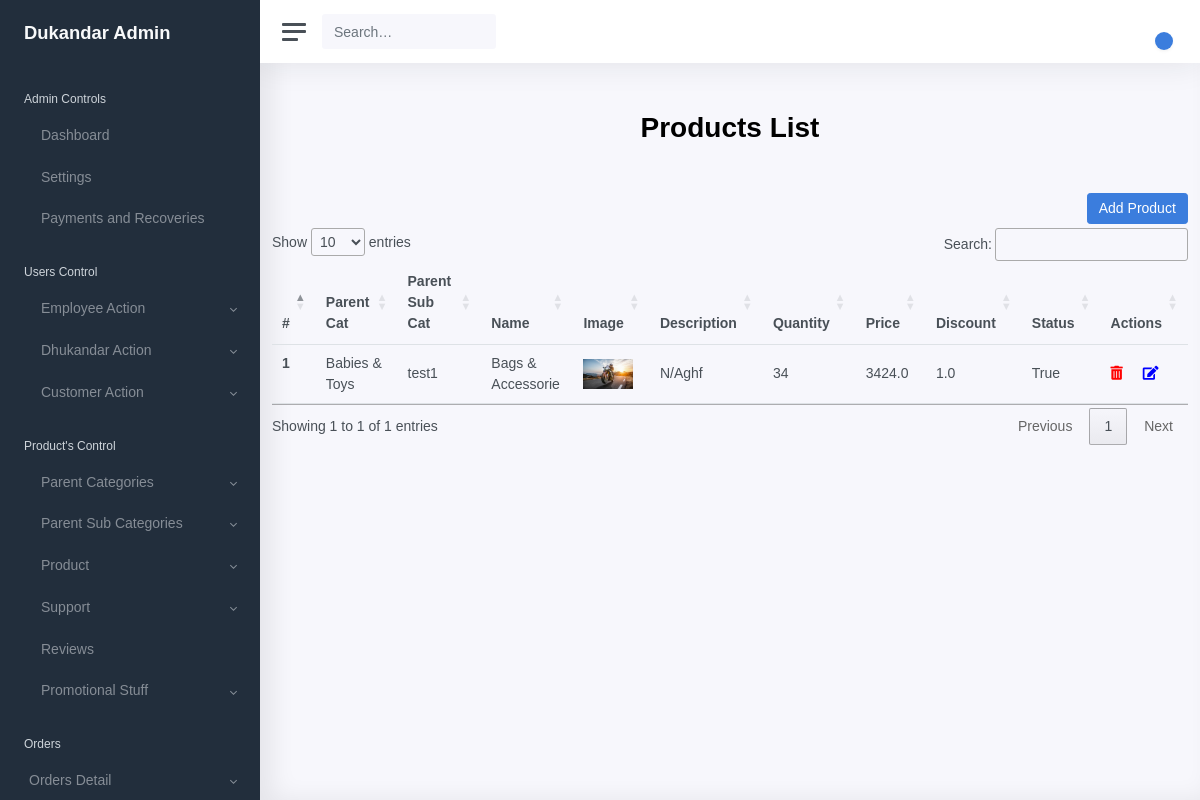
Before: /product/lists with the older database file.
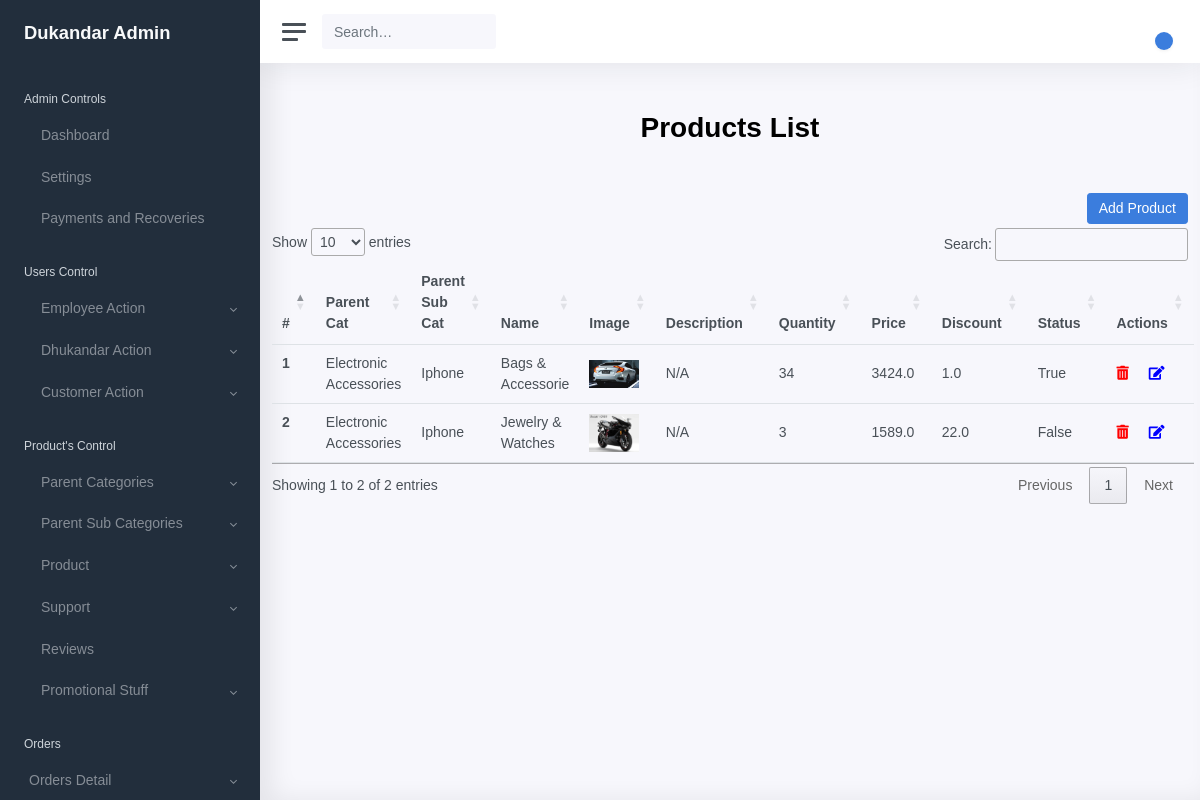
After: the same page with the newer database file.
### shopkeeper/models/models.py (models this page shows, shortened)
class Product(models.Model):
    parent = models.ForeignKey(ParentCategory,
                               on_delete=models.CASCADE,
                               null=True)
    sub_cat = models.ForeignKey(SubCategory,
                                on_delete=models.CASCADE,
                                null=True)
    name = models.CharField(max_length=255, null=False)
    image = models.ImageField(upload_to='product/category/sub')
    description = models.TextField()
    quantity = models.IntegerField(default=0)
    price = models.FloatField(default=0.0)
    discount = models.FloatField(default=0.0)
    is_active = models.BooleanField(default=True)

class ParentCategory(models.Model):
    name = models.CharField(max_length=100, null=False)
    description = models.TextField(null=True)
    meta_keywords = models.CharField(max_length=255, null=True)
    meta_description = models.CharField(max_length=255, null=True)
    image = models.ImageField(upload_to='product/category/parent')
    category_for = models.CharField(choices=CATEGORY_FOR_CHOICES,
                                    max_length=7,
                                    default='RETAIL')
    is_active = models.BooleanField(default=False)

class SubCategory(models.Model):
    parent = models.ForeignKey(ParentCategory,
                               on_delete=models.CASCADE,
                               null=True)
    name = models.CharField(max_length=100, null=False)
    description = models.TextField(null=True)
    meta_keywords = models.CharField(max_length=255, null=True)
    meta_description = models.CharField(max_length=255, null=True)
    image = models.ImageField(upload_to='product/category/sub')
    is_active = models.BooleanField(default=False)

### shopkeeper/views.py (the view)
# urls.py: path('product/lists', productList, name='product_ist'),
def productList(request):
    products_list =Product.objects.all()
    context={
        'products_list':products_list
    }
    return render(request, 'shopkeeper/product/list.html', context)

### shopkeeper/templates/shopkeeper/product/list.html (shortened to what this page needs)
{% extends 'shopkeeper/base/base.html' %}
{% load static %}
{% block content %}
<div class="container">
        <h1 class="text-center mt-5 mb-5 font-weight-bold">Products List</h1>
        <div class="row">
          <div class="col-12">
            <a type="submit" href="{% url 'product_setup' %}" class="btn btn-primary float-right mb-1" name="employee">Add
                Product</a>
              <table class="table" id="table_id">
                <thead class="thead-dark">
                <tr>
                    <th scope="col">#</th>
                    <th scope="col">Parent Cat</th>
                    <th scope="col">Parent Sub Cat</th>
                    <th scope="col">Name</th>
                    <th scope="col">Image</th>
                    <th scope="col">Description</th>
                    <th scope="col">Quantity</th>
                    <th scope="col">Price</th>
                     <th scope="col">Discount</th>
                     <th scope="col">Status</th>
                     <th scope="col">Actions</th>
                </tr>
                </thead>
                <tbody>
                {% for prod in products_list %}
                    <tr>
                        <th scope="row">{{ forloop.counter }}</th>
                        <td>{{ prod.parent.name }}</td>
                        <td>{{ prod.sub_cat.name }}</td>
                        <td>{{ prod.name }}</td>
                        <td>{% if prod.image %}
                            <img src="{{ prod.image.url }}" alt="{{ prod.name }}" width="50">
                            {% else %}
                            {{ prod.image }}
                            {% endif %}
                        </td>
                        <td>{{ prod.description }}</td>
                        <td>{{ prod.quantity }}</td>
                        <td>{{ prod.price }}</td>
                        <td>{{ prod.discount }}</td>
                         <td>{{ prod.is_active }}</td>
                    <td>
                        <a href="{% url 'product_delete' prod.id %}" class="mr-3" data-toggle="tooltip" title="Hooray!"> <i class="fas fa-trash-alt"  style="color:red;"></i></a>
                        <a href="{% url 'product_update'  prod.id %}">  <i class="fas fa-edit" style="color:blue;"></i></a>
                    </td>
                    </tr>
                {% endfor %}
                </tbody>
            </table>
          </div>
        </div>
      </div>
{% endblock %}

### shopkeeper/templates/shopkeeper/base/base.html (shortened to what this page needs)
<!DOCTYPE html>
<html lang="en">
<head>
  {% load static %}
  <link href="https://cdn.jsdelivr.net/npm/bootstrap@5.0.1/dist/css/bootstrap.min.css" rel="stylesheet">
  <link rel="stylesheet" href="https://pro.fontawesome.com/releases/v5.10.0/css/all.css" />
  <link href="{% static 'css/app.css' %}" rel="stylesheet">
  <link href="https://cdn.datatables.net/1.11.0/css/jquery.dataTables.min.css" rel="stylesheet">
  <link href="https://cdn.datatables.net/buttons/2.0.0/css/buttons.dataTables.min.css" rel="stylesheet">
    <link rel="stylesheet" href="https://pro.fontawesome.com/releases/v5.10.0/css/all.css"
/>
</head>
<body>
  <div class="wrapper">
  {% include 'shopkeeper/base/header.html' %}
    <div class="main">
      {% include 'shopkeeper/base/topNav.html' %}
       {% block content %}
        {% endblock %}
    </div>
  </div>
</body>
</html>

### shopkeeper/templates/shopkeeper/base/header.html (shortened to what this page needs)
<nav id="sidebar" class="sidebar">
    <div class="sidebar-content js-simplebar" style="">
        <a class="sidebar-brand" href="">
            <span class="align-middle">Dukandar Admin</span>
        </a>
        <ul class="sidebar-nav">
            <li class="sidebar-header">
                Admin Controls
            </li>
            <li class="sidebar-item ">
                <a class="sidebar-link" href="/">
                     <span class="align-middle">Dashboard</span>
                </a>
            </li>
            <li class="sidebar-item">
                <a class="sidebar-link" href="{% url 'parent_category_setup' %}">
                     <span class="align-middle">Settings</span>
                </a>
            </li>
            <li class="sidebar-item">
                <a class="sidebar-link" href="/payments/admin/dashboard/">
                     <span class="align-middle">Payments and Recoveries</span>
                </a>
            </li>
            <li class="sidebar-header">
                Users Control
            </li>
            <li class="sidebar-item" id="employee_page">
                <a data-target="#employee_control" data-toggle="collapse" class="sidebar-link collapsed">
                     <span
                        class="align-middle">Employee Action</span>
                </a>
            </li>
             <li class="sidebar-item" id="dukandar_page">
                <a data-target="#dukandar_control" data-toggle="collapse" class="sidebar-link collapsed">
                     <span
                        class="align-middle">Dhukandar Action</span>
                </a>
            </li>
             <li class="sidebar-item" id="customer_page">
                <a data-target="#customer_control" data-toggle="collapse" class="sidebar-link collapsed">
                     <span
                        class="align-middle">Customer Action</span>
                </a>
            </li>
            <li class="sidebar-header active" id ="product_tabs">
                Product's Control
            </li>
            <li class="sidebar-item">
                <a data-target="#ui_parent" data-toggle="collapse" class="sidebar-link collapsed">
                     <span class="align-middle">Parent Categories</span>
                </a>
            <li class="sidebar-item">
                <a data-target="#ui_parent_sub" data-toggle="collapse" class="sidebar-link collapsed">
                     <span class="align-middle">Parent Sub Categories</span>
                </a>
            </li>
            <li class="sidebar-item">
                <a data-target="#ui_prd" data-toggle="collapse" class="sidebar-link collapsed">
                     <span class="align-middle">Product</span>
                </a>
            </li>
            <li class="sidebar-item">
                <a data-target="#ui_support" data-toggle="collapse" class="sidebar-link collapsed">
                    <span class="align-middle">Support</span>
                </a>
            </li>
            <li class="sidebar-item">
                <a class="sidebar-link" href="">
                     <span class="align-middle">Reviews</span>
                </a>
            </li>
            <li class="sidebar-item">
                <a data-target="#ui_promotion" data-toggle="collapse" class="sidebar-link collapsed">
                    <span class="align-middle">Promotional Stuff</span>
                </a>
            </li>
              <li class="sidebar-header">
               Orders
            </li>
            <li class="sidebar-item " id="order_page">
                <a data-target="#order_list" data-toggle="collapse" class="sidebar-link collapsed">
                    <span
                        class="align-middle">Orders Detail</span>
                </a>
            </li>
        </ul>
    </div>
</nav>

### shopkeeper/templates/shopkeeper/base/topNav.html (shortened to what this page needs)
{% load static %}
<nav class="navbar navbar-expand navbar-light navbar-bg">
    <a class="sidebar-toggle d-flex">
      <i class="hamburger align-self-center"></i>
    </a>
    <form class="d-none d-sm-inline-block">
      <div class="input-group input-group-navbar">
        <input type="text" class="form-control" placeholder="Search…" aria-label="Search">
        <button class="btn" type="button">
        </button>
      </div>
    </form>
    <div class="navbar-collapse collapse">
      <ul class="navbar-nav navbar-align">
        <li class="nav-item dropdown">
          <a class="nav-icon dropdown-toggle" href="#" id="alertsDropdown" data-toggle="dropdown">
            <div class="position-relative">
              <span class="indicator">{{ request.user.notifications.unread.count }}</span>
            </div>
          </a>
        </li>
      </ul>
    </div>
  </nav>

### shopkeeper/templates/shopkeeper/base/base.html (style rules this page uses)
* { font-family: Arial, Helvetica, sans-serif; }

Changed rows visible on the page:
changed Product "Bags & Accessorie": parent.name "Babies & Toys" → "Electronic Accessories"; sub_cat.name "test1" → "Iphone"; image: a different picture; description "N/Aghf" → "N/A"
added Product: parent.name "Electronic Accessories", sub_cat.name "Iphone", name "Jewelry & Watches", image (picture), description "N/A", quantity "3", price "1589.0", discount "22.0", is_active "False"
Other visible differences:
text written by a page script: "Show entries Search: Showing 1 to 1 of 1 entries Previous 1 Next" → "Show entries Search: Showing 1 to 2 of 2 entries Previous 1 Next"
